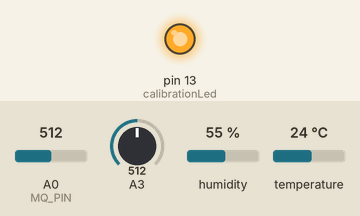
Recording of a sketch running on a simulated Arduino Uno, built with avr-gcc and run on an emulated ATmega328P. On the bench: output pins drawn as LEDs (lit = HIGH). The test bench sets the inputs (shaded band); at power-on: A0 (MQ_PIN) = 512, A3 = 512, humidity 55 %, temperature 24 °C. Random numbers use the default seed unless the sketch sets one; what the sketch prints to the serial monitor is not drawn.

Above: at 0.1 s.
At 25.1 s:
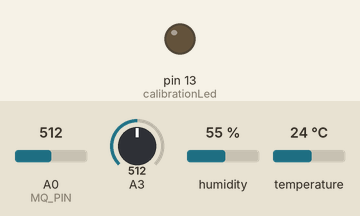
Timing chart, 0 to 26.6 s (numbered marks = the images above):
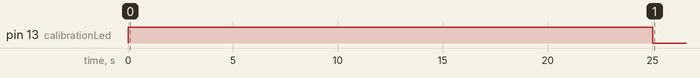

The sketch:

Arduino_prototype.ino
```cpp
#include <dht.h>

// Definitions
#define DHT11_PIN 5
#define GAS_LPG 0
#define GAS_CO 1
#define GAS_SMOKE 2

// dht object
dht DHT;

// Defining pins
const int MQ_PIN=A0;
const int calibrationLed = 13;

// Constant values
int RL_VALUE=5;
float RO_CLEAN_AIR_FACTOR=9.83;
int CALIBARAION_SAMPLE_TIMES=50;
int CALIBRATION_SAMPLE_INTERVAL=500;
int READ_SAMPLE_INTERVAL=50;
int READ_SAMPLE_TIMES=5;

float           LPGCurve[3]  =  {2.3,0.21,-0.47};   //two points are taken from the curve.
                                                    //with these two points, a line is formed which is "approximately equivalent"
                                                    //to the original curve.
                                                    //data format:{ x, y, slope}; point1: (lg200, 0.21), point2: (lg10000, -0.59)
float           COCurve[3]  =  {2.3,0.72,-0.34};    //two points are taken from the curve.
                                                    //with these two points, a line is formed which is "approximately equivalent"
                                                    //to the original curve.
                                                    //data format:{ x, y, slope}; point1: (lg200, 0.72), point2: (lg10000,  0.15)
float           SmokeCurve[3] ={2.3,0.53,-0.44};    //two points are taken from the curve.
                                                    //with these two points, a line is formed which is "approximately equivalent"
                                                    //to the original curve.
                                                    //data format:{ x, y, slope}; point1: (lg200, 0.53), point2: (lg10000,  -0.22)
float           Ro           =  10;                 //Ro is initialized to 10 kilo ohms

void setup()
{
  Serial.begin(115200);
  pinMode(calibrationLed,OUTPUT);
  pinMode(A3,INPUT);
  digitalWrite(calibrationLed,HIGH);
//  Serial.print("Calibrating...");                        //LCD display

  Ro = MQCalibration(MQ_PIN);                         //Calibrating the sensor. Please make sure the sensor is in clean air
  digitalWrite(calibrationLed,LOW);

//  Serial.println("done!");                                 //LCD display
//  Serial.println("Ro= " + String(Ro) + " kohm");
  delay(3000);
}

void loop()
{
  long iPPM_LPG = 0;
  long iPPM_CO = 0;
  long iPPM_Smoke = 0;
  long iPPM_CO2 = 0;

  iPPM_LPG = MQGetGasPercentage(MQRead(MQ_PIN)/Ro,GAS_LPG) + random(2,4);
  iPPM_CO = MQGetGasPercentage(MQRead(MQ_PIN)/Ro,GAS_CO) + random(0,3);
  iPPM_Smoke = MQGetGasPercentage(MQRead(MQ_PIN)/Ro,GAS_SMOKE);
  iPPM_CO2 = analogRead(A3);

  int chk = DHT.read11(DHT11_PIN);

  float temp = DHT.temperature;
  float hum = DHT.humidity;

//  Serial.println(" CH4 : " + String(iPPM_LPG) + " CO : " + String(iPPM_CO) + " CO2 : " + String(iPPM_CO2) + " Smoke : " + String(iPPM_Smoke) + " Temp : " + String(temp) + " Humidity : " + String(hum));
  Serial.println(String(iPPM_LPG) + "," + String(iPPM_CO) + "," + String(iPPM_CO2) + "," + String(iPPM_Smoke) + "," + String(temp) + "," + String(hum));

  delay(2000);
}

float MQResistanceCalculation(int raw_adc)
{
  return ( ((float)RL_VALUE*(1023-raw_adc)/raw_adc));
}

float MQCalibration(int mq_pin)
{
  int i;
  float val=0;

  for (i=0;i<CALIBARAION_SAMPLE_TIMES;i++) {            //take multiple samples
    val += MQResistanceCalculation(analogRead(mq_pin));
    delay(CALIBRATION_SAMPLE_INTERVAL);
  }
  val = val/CALIBARAION_SAMPLE_TIMES;                   //calculate the average value
  val = val/RO_CLEAN_AIR_FACTOR;                        //divided by RO_CLEAN_AIR_FACTOR yields the Ro
  return val;                                                      //according to the chart in the datasheet

}

float MQRead(int mq_pin)
{
  int i;
  float rs=0;

  for (i=0;i<READ_SAMPLE_TIMES;i++) {
    rs += MQResistanceCalculation(analogRead(mq_pin));
    delay(READ_SAMPLE_INTERVAL);
  }

  rs = rs/READ_SAMPLE_TIMES;

  return rs;
}

long MQGetGasPercentage(float rs_ro_ratio, int gas_id)
{
  if ( gas_id == GAS_LPG ) {
     return MQGetPercentage(rs_ro_ratio,LPGCurve);
  } else if ( gas_id == GAS_CO ) {
     return MQGetPercentage(rs_ro_ratio,COCurve);
  } else if ( gas_id == GAS_SMOKE ) {
     return MQGetPercentage(rs_ro_ratio,SmokeCurve);
  }

  return 0;
}

long  MQGetPercentage(float rs_ro_ratio, float *pcurve)
{
  return (pow(10,( ((log(rs_ro_ratio)-pcurve[1])/pcurve[2]) + pcurve[0])));
}
```
